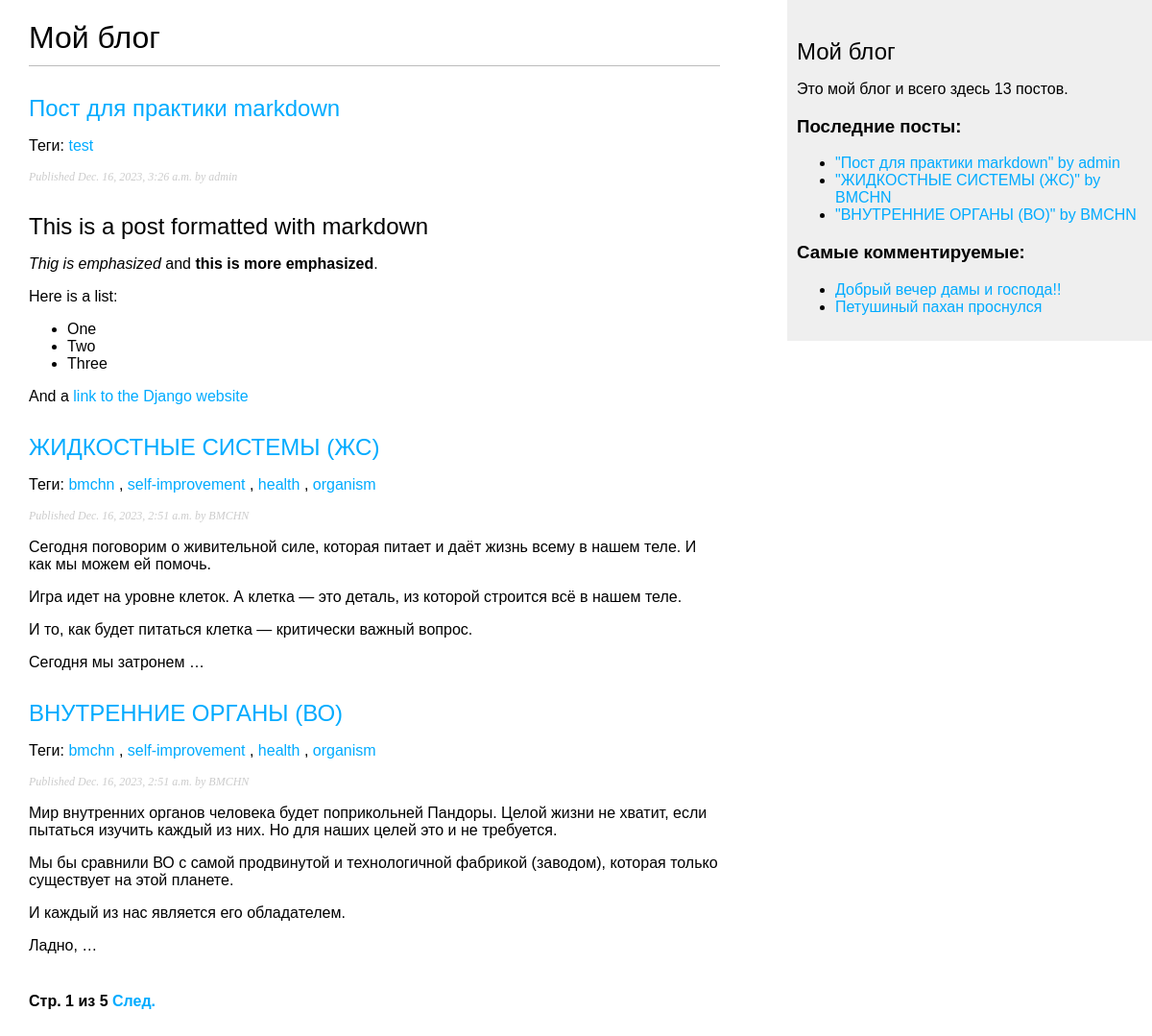
/blog/, run on an earlier commit of the app's database.
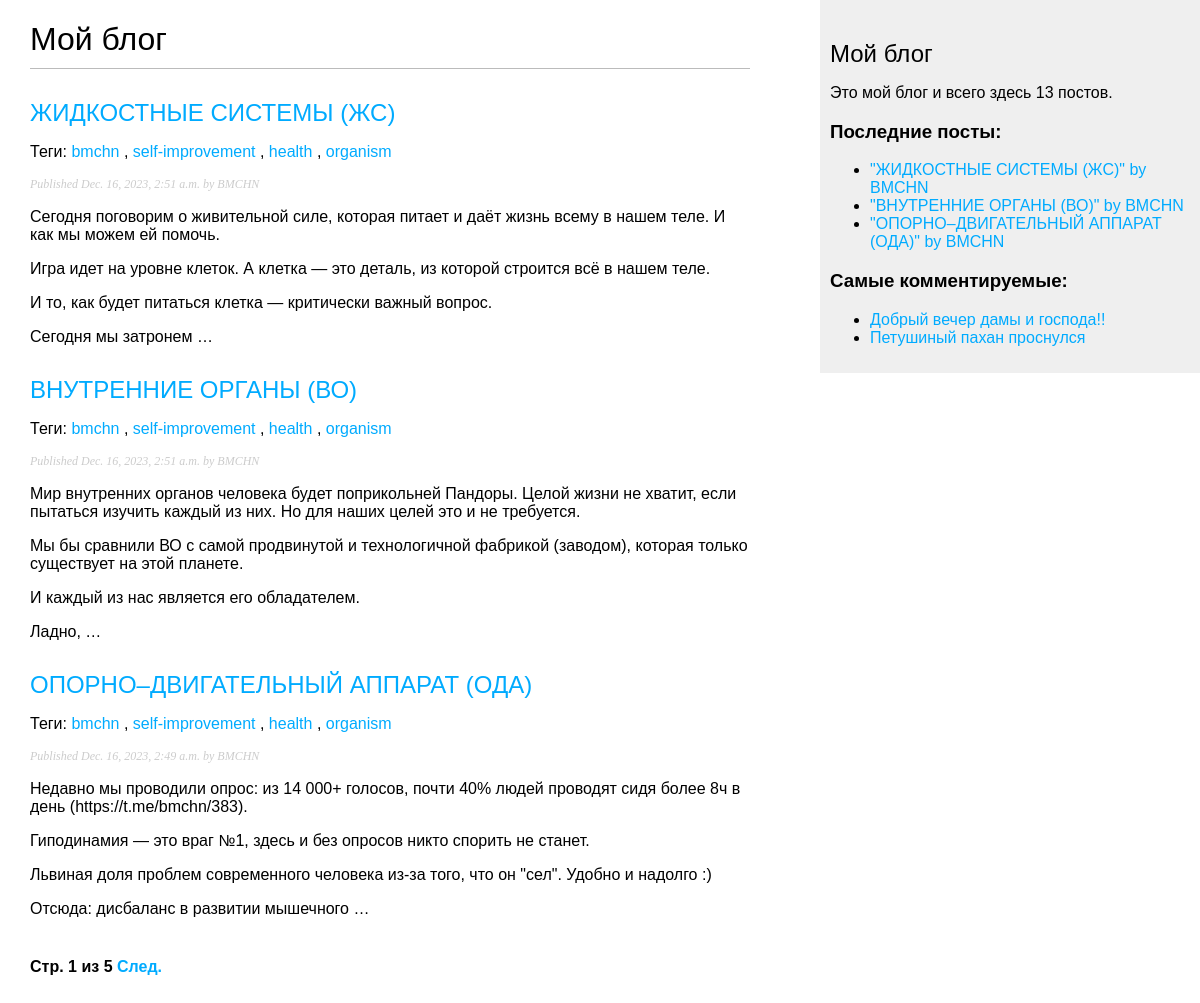
And on a later commit of the database.
### blog/models.py (models this page shows, shortened)
class Post(models.Model):
    class Status(models.TextChoices):
        DRAFT = 'DF', 'Draft'  # Можно обращаться как Post.Status.choices(both)(like items)/labels(1)/values(DF, PB)
        PUBLISHED = 'PB', 'Published'  # короче эта хуйня это буквально словарь (словарь = key, value)
    title = models.CharField(max_length=250)
    slug = models.SlugField(max_length=250,
                            unique_for_date='publish')  # Сверяет уникальность по Дате
    author = models.ForeignKey(User,
                               on_delete=models.CASCADE,
                               related_name='blog_posts')
    body = models.TextField()
    publish = models.DateTimeField(default=timezone.now)
    created = models.DateTimeField(auto_now_add=True)
    updated = models.DateTimeField(auto_now=True)
    status = models.CharField(max_length=2,
                              choices=Status.choices,
                              default=Status.DRAFT)
    objects = models.Manager()
    published = PublishedManager()
    class Meta:
        ordering = ['-publish']  # сортирован по паблишу (время публикации поста), но в обратном порядке (-)
        indexes = [
            models.Index(fields=['-publish'])
        ]
    def get_absolute_url(self):
        return reverse('blog:post_detail', args=[self.publish.year, self.publish.month, self.publish.day, self.slug])
    tags = TaggableManager()

### blog/views.py (the view)
# urls.py: path('', views.post_list, name='post_list'),  # Не принимает аргументов и соотносится с представлением post_list
def post_list(request, tag_slug=None):
    post_list = Post.published.all()
    tag = None
    if tag_slug:
        tag = get_object_or_404(Tag, slug=tag_slug)  # Извлекается Тег с переданным tag_slug
        post_list = post_list.filter(tags__in=[tag])
    paginator = Paginator(post_list, 3)  # разбивает список постов на страницы, содержащие по 3 поста каждая
    page_number = request.GET.get('page', 1)  # запрошенный номер страницы, если такой нет, то по умолчанию 1-ая стр.
    try:
        posts = paginator.page(page_number)  # получаем объект страницы с постами для указанного номера страницы
    except PageNotAnInteger:
        posts = paginator.page(1)  # Если не целое число, выдаем первую страницу
    except EmptyPage:
        posts = paginator.page(paginator.num_pages)  # num_pages = число страниц -> будет как ласт страница
    return render(request,
                  'blog/post/list.html',
                  {'posts': posts,
                   'tag': tag})

### blog/models.py (called while the page is built)
    def get_queryset(self):
        return super().get_queryset().filter(status=Post.Status.PUBLISHED)

### blog/templatetags/blog_tags.py (called while the page is built)
@register.simple_tag  # регистрирует функцию как простой тег шаблона
def total_posts():
    return Post.published.count()

@register.inclusion_tag('blog/post/latest_posts.html')
def show_latest_posts(count=3):  # Последние count постов
    latest_posts = Post.published.order_by('-publish')[:count]
    return {'latest_posts': latest_posts}  # отправляем данную хуйнюшку на latest_posts.html, как в render`е

@register.simple_tag
def get_most_commented_posts(count=3):
    return Post.published.annotate(
        total_comments=Count('comments')
    ).exclude(total_comments=0).order_by('-total_comments')[:count]

@register.filter(name='markdown')
def markdown_format(text):  # Принимает text в формате markdown
    return mark_safe(markdown.markdown(text))  # С помощью markdown преобразует в HTML -> помечается безопасным файлом через mark_safe хуй знает нахуя

### blog/templates/blog/post/list.html (shortened to what this page needs)
{% extends "blog/base.html" %}
{% load blog_tags %}
{% block content %}
  <h1>Мой блог</h1>
  {% for post in posts %}
    <h2>
      <a href="{{ post.get_absolute_url }}">
        {{ post.title }}
      </a>
    </h2>
    <p class="tags">
      Теги:
      {% for tag in post.tags.all %}
        <a href="{% url 'blog:post_list_by_tag' tag.slug %}">
          {{ tag.name }}
        </a>
        {% if not forloop.last %}, {% endif %}
      {% endfor %}
    </p>
    <p class="date">
      Published {{ post.publish }} by {{ post.author }}
    </p>
    {{ post.body|markdown|truncatewords_html:50 }}
  {% endfor %}
  {% include "pagination.html" with page=posts %}
{% endblock %}

### blog/templates/blog/base.html (shortened to what this page needs)
{% load blog_tags %}
{% load static %}
<!DOCTYPE html>
<html>
<head>
  <link href="{% static 'css/blog.css' %}" rel="stylesheet">
</head>
<body>
  <div id="content">
    {% block content %}
    {% endblock %}
  </div>
  <div id="sidebar">
    <h2>Мой блог</h2>
    <p>Это мой блог и всего здесь {% total_posts %} постов.</p>
    <h3>Последние посты:</h3>
    {% show_latest_posts %}
    <h3>Самые комментируемые:</h3>
    {% get_most_commented_posts as most_commented_posts %}
    <ul>
      {% for post in most_commented_posts %}
        <li>
          <a href="{{ post.get_absolute_url }}">{{ post.title }}</a>
        </li>
      {% endfor %}
    </ul>
  </div>
</body>
</html>

### blog/templates/pagination.html (shortened to what this page needs)
<div class="pagination">
  <span class="step-links">
    <span class="current">
      Стр. {{ page.number }} из {{ page.paginator.num_pages }}
    </span>
    {% if page.has_next %}
      <a href="?page={{ page.next_page_number }}">След.</a>
    {% endif %}
  </span>
</div>

### blog/templates/blog/post/latest_posts.html
<ul>
  {% for post in latest_posts %}
    <li>
      <a href="{{ post.get_absolute_url }}">
        "{{ post.title }}" by {{ post.author }}
      </a>
    </li>
  {% endfor %}
</ul>

### blog/static/css/blog.css (style rules this page uses)
body { margin:0; padding:0; font-family:helvetica, sans-serif; }
a { color:#00abff; text-decoration:none; }
h1 { font-weight:normal; border-bottom:1px solid #bbb; padding:0 0 10px 0; }
h2 { font-weight:normal; margin:30px 0 0; }
#content { float:left; width:60%; padding:0 0 0 30px; }
#sidebar { float:right; width:30%; padding:10px; background:#efefef; height:100%; }
p.date { color:#ccc; font-family: georgia, serif; font-size: 12px; font-style: italic; }
.pagination { margin:40px 0; font-weight:bold; }

What changed in the data, as far as the page shows it:
no longer on this page (row edited): Post: title "Пост для практики markdown", publish "Dec. 16, 2023, 3:26 a.m.", author "admin", body "This is a post formatted with markdown Thig is emphasized and this is more emphasized . Here is a list: One Two Three And a link to the Django website"
no longer on this page (row unchanged): Tag: name "test", shown under "Пост для практики markdown"
now on this page (row unchanged): Post: title "ОПОРНО–ДВИГАТЕЛЬНЫЙ АППАРАТ (ОДА)", publish "Dec. 16, 2023, 2:49 a.m.", author "BMCHN", body "Недавно мы проводили опрос: из 14 000+ голосов, почти 40% людей проводят сидя более 8ч в день (https://t.me/bmchn/383). Гиподинамия — это враг №1, здесь и без опросов никто спорить не станет. Львиная доля проблем современного человека из-за того, что он \"сел\". Удобно и надолго :) Отсюда: дисбаланс в развитии мышечного …", Tag (name "bmchn"), Tag (name "self-improvement"), Tag (name "health"), Tag (name "organism")
